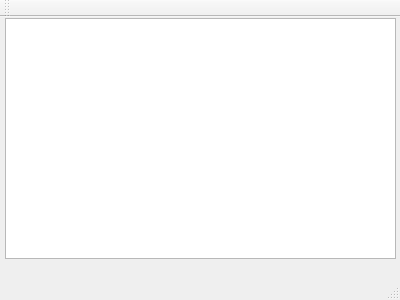
<?xml version="1.0" encoding="UTF-8"?>
<ui version="4.0">
 <class>MainWindow</class>
 <widget class="QMainWindow" name="MainWindow">
  <property name="geometry">
   <rect>
    <x>0</x>
    <y>0</y>
    <width>400</width>
    <height>300</height>
   </rect>
  </property>
  <property name="windowTitle">
   <string>MainWindow</string>
  </property>
  <widget class="QWidget" name="centralWidget">
   <widget class="QTreeView" name="treeView">
    <property name="geometry">
     <rect>
      <x>5</x>
      <y>1</y>
      <width>391</width>
      <height>241</height>
     </rect>
    </property>
   </widget>
  </widget>
  <widget class="QMenuBar" name="menuBar">
   <property name="geometry">
    <rect>
     <x>0</x>
     <y>0</y>
     <width>400</width>
     <height>26</height>
    </rect>
   </property>
  </widget>
  <widget class="QToolBar" name="mainToolBar">
   <attribute name="toolBarArea">
    <enum>TopToolBarArea</enum>
   </attribute>
   <attribute name="toolBarBreak">
    <bool>false</bool>
   </attribute>
  </widget>
  <widget class="QStatusBar" name="statusBar"/>
 </widget>
 <layoutdefault spacing="6" margin="11"/>
 <resources/>
 <connections/>
</ui>
